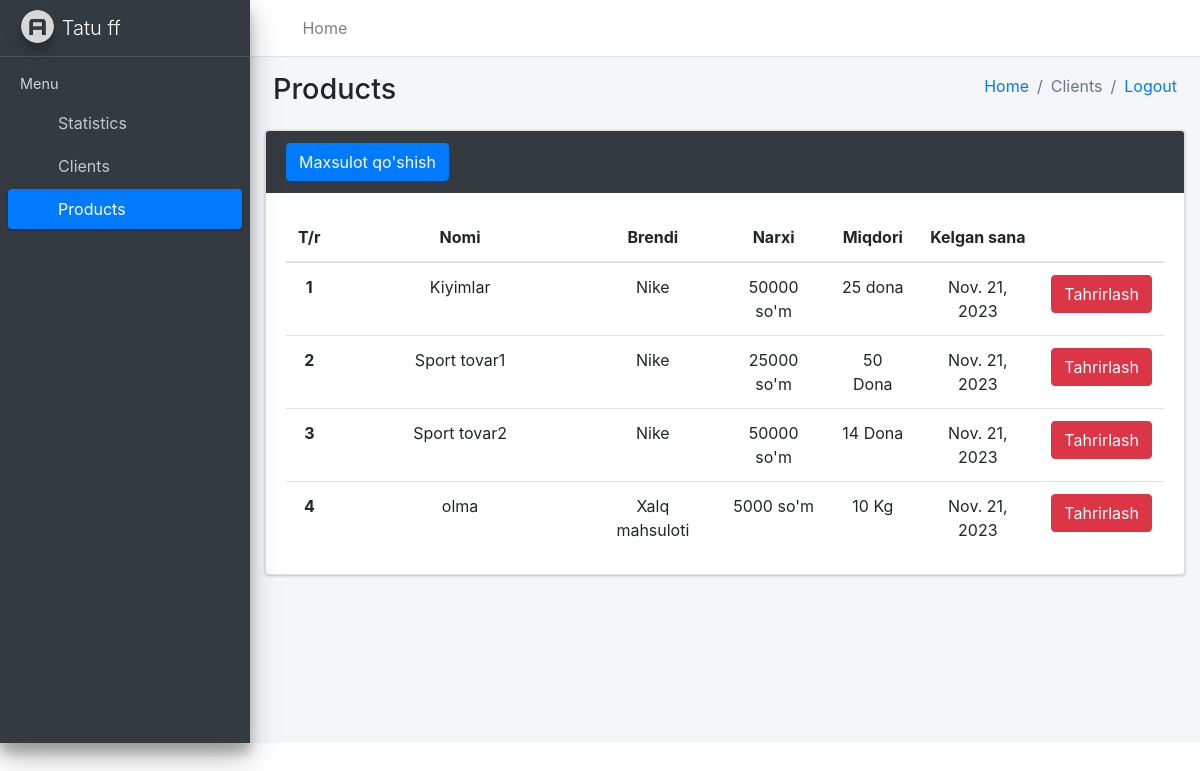
The app's page /asosiy/mahsulotlar/ (signed in), older data.
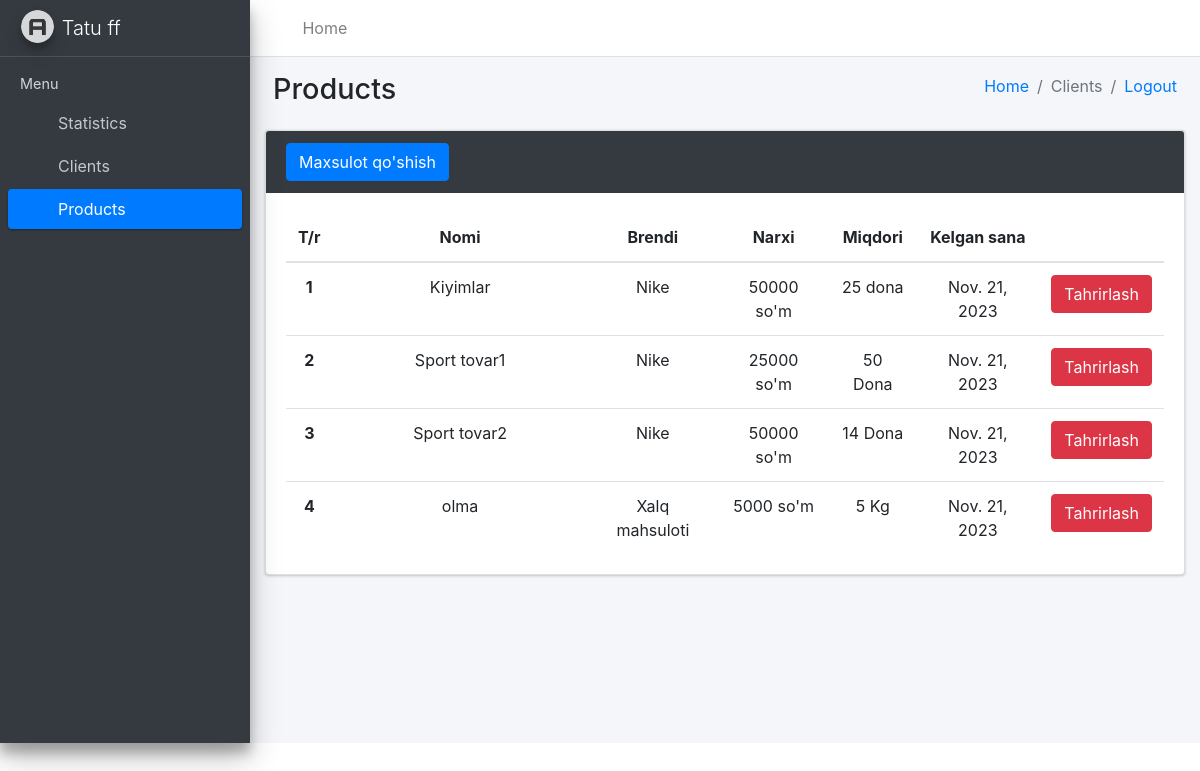
The same page, newer data.
### accounts/models.py (models this page shows, shortened)
class Ombor(AbstractUser):
    ism = models.CharField(max_length=30, blank=True)
    nom = models.CharField(max_length=30, blank=True)
    manzil = models.CharField(max_length=30, blank=True)
    soha = models.CharField(max_length=30, blank=True)
    tel = models.CharField(max_length=30, blank=True)

### asosiy/models.py (models this page shows, shortened)
class Mahsulot(models.Model):
    nom = models.CharField(max_length=50)
    brend = models.CharField(max_length=50)
    olchov = models.CharField(max_length=50)
    narx = models.PositiveIntegerField()
    miqdor = models.PositiveSmallIntegerField()
    kelgan_sana = models.DateField(null=True, blank=True)
    ombor = models.ForeignKey(Ombor, on_delete=models.CASCADE)

### asosiy/views.py (the view, shortened to what this page needs)
# urls.py: path("mahsulotlar/", MahsulotlarView.as_view()),
class MahsulotlarView(View):
    def get(self, request):
        content = {
            "mahsulotlar": Mahsulot.objects.filter(ombor=request.user),
            "nom": request.user.nom.capitalize()
        }
        return render(request, "products.html", content)

### templates/products.html (shortened to what the changed rows need)
<!DOCTYPE html>
<html lang="en">
<head>
    {% load static %}
  <link rel="stylesheet" href="{% static 'plugins/fontawesome-free/css/all.min.css' %}">
  <link rel="stylesheet" href="https://code.ionicframework.com/ionicons/2.0.1/css/ionicons.min.css">
  <link rel="stylesheet" href="{% static 'dist/css/adminlte.min.css' %}">
  <link rel="stylesheet" href="https://maxcdn.bootstrapcdn.com/bootstrap/4.5.2/css/bootstrap.min.css">
</head>
<body class="hold-transition sidebar-mini">
<div class="wrapper">
  <aside class="main-sidebar sidebar-dark-primary elevation-4">
    <a href="../index.html" class="brand-link">
      <img src="{% static 'dist/img/AdminLTELogo.png' %}" alt="AdminLTE Logo" class="brand-image img-circle elevation-3" style="opacity: .8">
      <span class="brand-text font-weight-light">{{ nom }}</span>
    </a>
  </aside>
  <div class="content-wrapper">
    <div class="content-header">
      <div class="container-fluid">
        <div class="row mb-2">
          <div class="col-sm-6">
            <h1 class="m-0">Products</h1>
          </div>
        </div>
      </div>
    </div>
    <div class="col-md-12">
        <div class="card card-dark">
            <div class="card-body">
                <table class="table" style="text-align: center;">
                    <thead>
                        <tr>
                            <th scope="col" style="width: 15px">T/r</th>
                            <th scope="col" style="width: 255px; text-align: center;">Nomi</th>
                            <th scope="col" style="text-align: center;">Brendi</th>
                            <th scope="col" style="text-align: center;">Narxi</th>
                            <th scope="col" style="text-align: center;">Miqdori</th>
                            <th scope="col" style="text-align: center;">Kelgan sana</th>
                            <th scope="col" style="text-align: center;"></th>
                        </tr>
                    </thead>
                    <tbody>
                    {% for mahsulot in mahsulotlar %}
                        <tr>
                            <th scope="row">{{ forloop.counter }}</th>
                            <td>{{ mahsulot.nom }}</td>
                            <td>{{ mahsulot.brend }}</td>
                            <td>{{ mahsulot.narx }} so'm</td>
                            <td>{{ mahsulot.miqdor }} {{ mahsulot.olchov }}</td>
                            <td>{{ mahsulot.kelgan_sana }}</td>
                            <td><a href="/asosiy/mahsulotlar_update/{{ mahsulot.id }}/"><button type="submit" class="btn btn-danger" data-toggle="modal">Tahrirlash</button></a></td>
                        </tr>
                    {% endfor %}
                    </tbody>
                </table>
            </div>
        </div>
    </div>
</body>
</html>

Row changes from the older to the newer data that the page shows:
changed Mahsulot "olma": miqdor "10" → "5"
